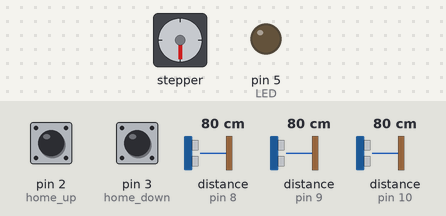
Recording of a sketch running on a simulated Arduino Uno, built with avr-gcc and run on an emulated ATmega328P. Shown: stepper motor, output pins drawn as LEDs (lit = HIGH). Wiring (inferred from the names in the program): stepper motor driver (200 steps per turn assumed): step pin 13; direction pin 12; enable pin 6. Inputs (shaded band) come from the test bench; at power-on: pin 3 (home_down) HIGH, distance to the obstacle (sensors on pin 10, pin 8, pin 9) 80 cm, pin 2 (home_up) HIGH. The echo pulse lasts 58.3 µs per cm; pins used as bus, display or sensor lines are not drawn; what the sketch prints to the serial monitor is not drawn.

Above: at 0.9 s.
1.0 s: pin 3 (home_down) pulled LOW for 3.2 s
7.2 s: distance to the obstacle (sensor on pin 10) set to 2 cm
At 7.8 s:
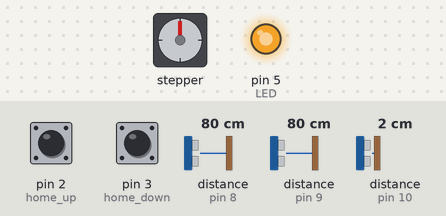
At 8.8 s:
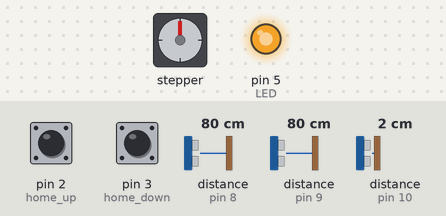
10.2 s: distance to the obstacle (sensor on pin 8) set to 2 cm
13.2 s: distance to the obstacle (sensor on pin 9) set to 2 cm
16.2 s: pin 3 (home_down) pulled LOW for 0.15 s
19.3 s: pin 2 (home_up) pulled LOW for 1 s
Timing chart, 0 to 70.8 s (numbered marks = the images above; inputs shaded):
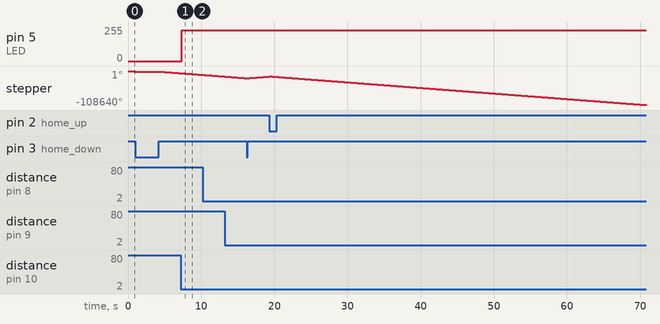

The sketch:

isolation.ino
```cpp
int h_dis = 50;

int trigPin = 11;
int echoPin_1 = 9;
int echoPin_2 = 10;
int echoPin_3 = 8;

int Enable = 6;
int Step = 13;
int Dir = 12;

int home_up = 2;
int home_down = 3;

int LED = 5;


void setup()
{
  pinMode(trigPin, OUTPUT); //Sensor
  pinMode(echoPin_1, INPUT); //Sensor
  pinMode(echoPin_2, INPUT); //Sensor
  pinMode(echoPin_3, INPUT); //Sensor

  pinMode(Enable, OUTPUT); // Enable
  pinMode(Step, OUTPUT); // Step
  pinMode(Dir, OUTPUT); // Dir

  pinMode(LED, OUTPUT); //LED

  pinMode(home_up, INPUT_PULLUP);
  pinMode(home_down, INPUT_PULLUP);

  digitalWrite(Enable, LOW); // Set Enable low
  digitalWrite(Step, LOW); // Set Step low
  Serial.begin(9600);
    int homed = digitalRead(home_down);
    int homeu = digitalRead(home_up);
    Serial.print (homed);
    Serial.print (",");
    Serial.print (homeu);
    Serial.print (";;;");

  while (digitalRead(home_down) == HIGH) {
    down(100);
    delay(10);
    digitalWrite(Dir, HIGH);
  }

}

void loop()
{
  int dis1, dis2, dis3;
  dis1 = distance(echoPin_1);
  delayMicroseconds(5);
  dis2 = distance(echoPin_2);
  delayMicroseconds(5);
  dis3 = distance(echoPin_3);

  Serial.print (dis1);
  Serial.print ("cm ");
  Serial.print(',');
  Serial.print (dis2);
  Serial.print ("cm ");
  Serial.print(',');
  Serial.print (dis3);
  Serial.print ("cm ");
  Serial.print (";;; ");

  int L = map(dis2, 0, 20, 255, 0);
  //Serial.print (L);
  //Serial.print(',');

 //set mindistance
  float disminp = min(dis1,dis2);
  float dismin = min(disminp,dis3);

  if (dis2 <= h_dis) {
    // digitalWrite(LED, HIGH); // set the LED on
    analogWrite(LED, L);

    delayMicroseconds(2);

    int homed = digitalRead(home_down);
    int homeu = digitalRead(home_up);
    Serial.print (homed);
    Serial.print (",");
    Serial.print (homeu);
    Serial.print (";;;");


      if ( homed == HIGH && homeu == HIGH ) {
      if (digitalRead(Dir) == LOW){
        down(800);
      }
      else if (digitalRead(Dir) == HIGH){
        up(800);
      }
      Serial.print ("A");
      Serial.print (",");
      delayMicroseconds(5);
    }
    else if ( homed == LOW && homeu == HIGH ) {
      up(800);
      Serial.print ("B");
      Serial.print (",");
      delayMicroseconds(5);
    }

    else if ( homed == HIGH && homeu == LOW ) {
      down(800);
      Serial.print ("C");
      Serial.print (",");
      delayMicroseconds(5);
    }

    else if ( homed == LOW && homeu == LOW ) {
      Serial.print ("Warning!");
      Serial.print (",");
      delay(10);
    }

  }


  else if (dis2 > h_dis) {
    digitalWrite(LED, LOW); // set the LED off
    int homed = digitalRead(home_down);
    int homeu = digitalRead(home_up);
    if ( homed == HIGH && homeu == HIGH ) {
      down(500);
      Serial.print ("A");
      Serial.print (",");
      delayMicroseconds(5);
    }
    else if ( homed == LOW && homeu == HIGH ) {
      delay(20);
      digitalWrite(Dir, HIGH);
    }
  }
}//


void up(int MAX)
{
  digitalWrite(Dir, HIGH); // Set Dir high
  for (int x = 0; x < MAX; x++) // Loop n times
  {
    digitalWrite(Step, HIGH); // Output high
    delayMicroseconds(500); // Wait
    digitalWrite(Step, LOW); // Output low
    delayMicroseconds(500); // Wait
  }
}


void down(int MAX)
{
  digitalWrite(Dir, LOW); // Set Dir high
  for (int x = 0; x < MAX; x++) // Loop n times
  {
    digitalWrite(Step, HIGH); // Output high
    delayMicroseconds(500); // Wait
    digitalWrite(Step, LOW); // Output low
    delayMicroseconds(500); // Wait
  }
}

void motorStep( int MAX) {

  for (int x = 0; x < MAX; x++) {
    digitalWrite(Step, HIGH);
    delayMicroseconds(500);
    digitalWrite(Step, LOW);
    delayMicroseconds(500);
  }
}


  float distance(int EchoPin) //distance
  {
    digitalWrite(trigPin, LOW);
    delayMicroseconds(2);
    digitalWrite(trigPin, HIGH);
    delayMicroseconds(10);
    digitalWrite(trigPin, LOW);
    return pulseIn(EchoPin, HIGH, 300000L) / 58.0;
  }
```

Measured:
- after the input at 7.2 s, pin 5 (LED): 0/255 → 230/255 after 0.14 s
